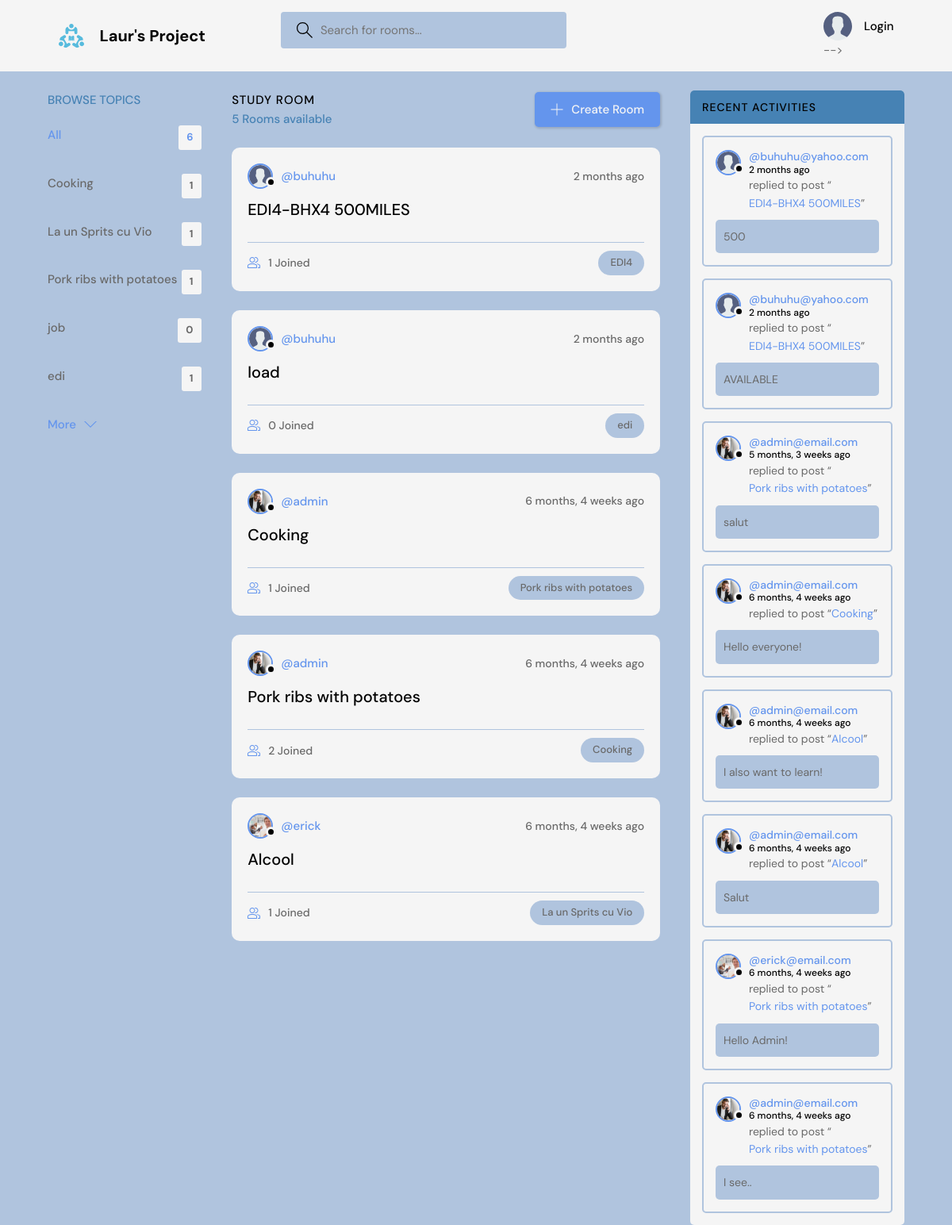
The page / on the database its author committed.
### base/models.py (models this page shows, shortened)
class Topic(models.Model):
    name = models.CharField(max_length=200)

class Room(models.Model):
    host = models.ForeignKey(User, on_delete=models.SET_NULL, null=True)
    topic = models.ForeignKey(Topic, on_delete=models.SET_NULL, null=True)
    name = models.CharField(max_length=200)
    description = models.TextField(null=True, blank=True)
    participants = models.ManyToManyField(User, related_name='participants', blank=True)
    updated = models.DateTimeField(auto_now=True)
    created = models.DateTimeField(auto_now_add=True)
    class Meta:
        ordering = ['-updated', '-created']
    def __str__(self):
        return self.name

class User(AbstractUser):
    name = models.CharField(max_length=200, null=True)
    email = models.EmailField(unique=True, null=True)
    bio = models.TextField(null=True)
    USERNAME_FIELD = 'email'
    REQUIRED_FIELDS = []
    avatar = models.ImageField(null=True, default='avatar.svg')

class Message(models.Model):
    user = models.ForeignKey(User, on_delete=models.CASCADE)
    room = models.ForeignKey(Room, on_delete=models.CASCADE)
    body = models.TextField()
    updated = models.DateTimeField(auto_now=True)
    created = models.DateTimeField(auto_now_add=True)
    class Meta:
        ordering = ['-updated', '-created']

### base/views.py (the view)
# urls.py: path('', views.home, name='home'),
def home(request):
    q = request.GET.get('q') if request.GET.get('q') is not None else ''
    rooms = Room.objects.filter(
        Q(topic__name__icontains=q) |
        Q(name__icontains=q) |
        Q(description__icontains=q)
        )
    topics = Topic.objects.all()  #[0:5]  limit to first 5 topics appearance
    room_count = rooms.count()
    room_messages = Message.objects.filter(Q(room__topic__name__icontains=q))
    context = {'rooms': rooms,
               'topics': topics,
               'room_count': room_count,
               'room_messages': room_messages
               }
    return render(request, 'base/home.html', context)

### base/templates/base/home.html (shortened to what this page needs)
{% extends 'main.html' %}
{% block content %}
    <main class="layout layout--3">
      <div class="container">
        {% include 'base/topics_component.html' %}
        <div class="roomList">
          <div class="roomList__header">
            <div>
              <h2>Study Room</h2>
              <p>{{ room_count }} Rooms available</p>
            </div>
            <a class="btn btn--main" href="{% url 'create-room' %}">
              <svg version="1.1" xmlns="http://www.w3.org/2000/svg" width="32" height="32" viewBox="0 0 32 32">
                <title>add</title>
                <path
                  d="M16.943 0.943h-1.885v14.115h-14.115v1.885h14.115v14.115h1.885v-14.115h14.115v-1.885h-14.115v-14.115z"
                ></path>
              </svg>
              Create Room
            </a>
          </div>
          {% include 'base/feed_component.html' %}
        </div>
        {% include 'base/activity_component.html' %}
      </div>
    </main>
  {% endblock %}

### base/templates/base/topics_component.html
<div class="topics">
          <div class="topics__header">
            <h2>Browse Topics</h2>
          </div>
          <ul class="topics__list">
            <li>
              <a href="{% url 'home' %}" class="active">All <span>{{ topics.count }}</span></a>
            </li>
              {% for topic in topics|slice:":5" %}
            <li>
              <a href="{% url 'home' %}?q={{topic.name}}">{{ topic.name }} <span>{{ topic.room_set.all.count }}</span></a>
            </li>
              {% endfor %}
          </ul>
          <a class="btn btn--link" href="{% url 'topics' %}">
            More
            <svg version="1.1" xmlns="http://www.w3.org/2000/svg" width="32" height="32" viewBox="0 0 32 32">
              <title>chevron-down</title>
              <path d="M16 21l-13-13h-3l16 16 16-16h-3l-13 13z"></path>
            </svg>
          </a>
        </div>

### base/templates/base/feed_component.html (shortened to what this page needs)
{% for room in rooms %}
<div class="roomListRoom">
            <div class="roomListRoom__header">
              <a href="{% url 'profile-user' room.host.id %}" class="roomListRoom__author">
                <div class="avatar avatar--small">
                  <img src="{{room.host.avatar.url}}" />
                </div>
                <span>@{{room.host.username}}</span>
              </a>
              <div class="roomListRoom__actions">
                <span>{{room.created|timesince}} ago</span>
              </div>
            </div>
            <div class="roomListRoom__content">
              <a href="{% url 'room' room.id %}">{{room.name}}</a>
            </div>
            <div class="roomListRoom__meta">
              <a href="{% url 'room' room.id %}" class="roomListRoom__joined">
                {{room.participants.all.count}} Joined
              </a>
              <p class="roomListRoom__topic">{{room.topic.name}}</p>
            </div>
          </div>
{% endfor %}

### base/templates/base/activity_component.html (shortened to what this page needs)
<div class="activities">
          <div class="activities__header">
            <h2>Recent Activities</h2>
          </div>
    {% for message in room_messages %}
          <div class="activities__box">
            <div class="activities__boxHeader roomListRoom__header">
              <a href="{% url 'profile-user' message.user.id %}" class="roomListRoom__author">
                <div class="avatar avatar--small">
                  <img src="{{message.user.avatar.url}}" />
                </div>
                <p>
                  @{{message.user}}
                  <span>{{message.created|timesince}} ago</span>
                </p>
              </a>
            </div>
            <div class="activities__boxContent">
              <p>replied to post “<a href="{% url 'room' message.room.id %}">{{message.room}}</a>”</p>
              <div class="activities__boxRoomContent">
                  {{message.body}}
              </div>
            </div>
          </div>
    {% endfor %}
</div>

### rows shown on the page
Topic: name "Cooking", room_set.all.count "1"
Topic: name "La un Sprits cu Vio", room_set.all.count "1"
Topic: name "Pork ribs with potatoes", room_set.all.count "1"
Topic: name "job", room_set.all.count "0"
Topic: name "edi", room_set.all.count "1"
Room: host.avatar (placeholder picture), host.username "buhuhu", created "2 months", name "EDI4-BHX4 500MILES", participants.all.count "1", topic.name "EDI4"
Room: host.avatar (placeholder picture), host.username "buhuhu", created "2 months", name "load", participants.all.count "0", topic.name "edi"
Room: host.avatar (picture), host.username "admin", created "6 months, 4 weeks", name "Cooking", participants.all.count "1", topic.name "Pork ribs with potatoes"
Room: host.avatar (picture), host.username "admin", created "6 months, 4 weeks", name "Pork ribs with potatoes", participants.all.count "2", topic.name "Cooking"
Room: host.avatar (picture), host.username "erick", created "6 months, 4 weeks", name "Alcool", participants.all.count "1", topic.name "La un Sprits cu Vio"
Message: user.avatar (placeholder picture), user "buhuhu@yahoo.com", created "2 months", room "EDI4-BHX4 500MILES", body "500"
Message: user.avatar (placeholder picture), user "buhuhu@yahoo.com", created "2 months", room "EDI4-BHX4 500MILES", body "AVAILABLE"
Message: user.avatar (picture), user "admin@email.com", created "5 months, 3 weeks", room "Pork ribs with potatoes", body "salut"
Message: user.avatar (picture), user "admin@email.com", created "6 months, 4 weeks", room "Cooking", body "Hello everyone!"
Message: user.avatar (picture), user "admin@email.com", created "6 months, 4 weeks", room "Alcool", body "I also want to learn!"
Message: user.avatar (picture), user "admin@email.com", created "6 months, 4 weeks", room "Alcool", body "Salut"
Message: user.avatar (picture), user "erick@email.com", created "6 months, 4 weeks", room "Pork ribs with potatoes", body "Hello Admin!"
Message: user.avatar (picture), user "admin@email.com", created "6 months, 4 weeks", room "Pork ribs with potatoes", body "I see.."

### other values the page prints
{{ topics.count }} "6"
{{ room_count }} "5"
